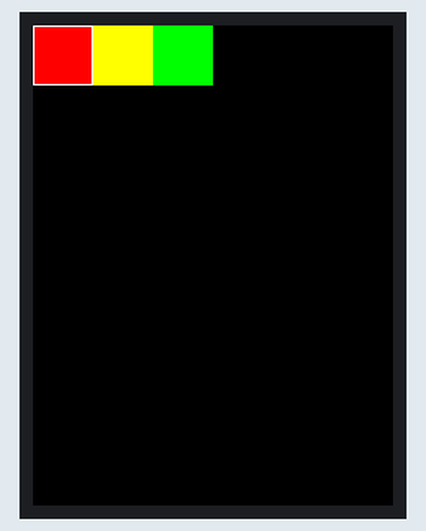
This sketch was run on a simulated Arduino Uno, built with avr-gcc and run on an emulated ATmega328P. Shown: 240×320 colour display. What the sketch prints to the serial monitor is not drawn.

Above: at 0.3 s.

The sketch:

TFT2.4inch_CoordTest.ino
```cpp
#include "TFTLCD.h"
#include "TouchScreen.h"

//Duemilanove/Diecimila/UNO/etc ('168 and '328 chips) microcontoller:
#define YP A1  // must be an analog pin, use "An" notation!
#define XM A2  // must be an analog pin, use "An" notation!
#define YM 7   // can be a digital pin
#define XP 6   // can be a digital pin

//#define TS_MINX 150
#define TS_MINX 110
//#define TS_MINY 120
#define TS_MINY 200
#define TS_MAXX 920
//#define TS_MAXY 940
#define TS_MAXY 890

#define MINPRESSURE 10
#define MAXPRESSURE 1000


// For better pressure precision, we need to know the resistance
// between X+ and X- Use any multimeter to read it
// For the one we're using, its 300 ohms across the X plate
TouchScreen ts = TouchScreen(XP, YP, XM, YM, 300);

#define LCD_CS A3
#define LCD_CD A2
#define LCD_WR A1
#define LCD_RD A0
// optional
#define LCD_RESET A4

// Color definitions
#define	BLACK           0x0000
#define	BLUE            0x001F
#define	RED             0xF800
#define	GREEN           0x07E0
#define CYAN            0x07FF
#define MAGENTA         0xF81F
#define YELLOW          0xFFE0
#define WHITE           0xFFFF


TFTLCD tft(LCD_CS, LCD_CD, LCD_WR, LCD_RD, LCD_RESET);

#define BOXSIZE 40
#define PENRADIUS 3

int oldcolor, currentcolor;

void setup(void) {
  Serial.begin(9600);
  Serial.println("Coordinate Test!");
  tft.reset();

  tft.initDisplay();
  tft.fillScreen(BLACK);

//Horizontal tiles
  tft.fillRect(0, 0, BOXSIZE, BOXSIZE, RED);
  tft.fillRect(BOXSIZE, 0, BOXSIZE, BOXSIZE, YELLOW);
  tft.fillRect(BOXSIZE*2, 0, BOXSIZE, BOXSIZE, GREEN);

 tft.drawRect(0, 0, BOXSIZE, BOXSIZE, WHITE);
 currentcolor = RED;

 pinMode(13, OUTPUT);
} // setup

void loop()
{
  digitalWrite(13, HIGH);
  Point p = ts.getPoint();
  digitalWrite(13, LOW);
  /*
  Serial.print("Pressure p.z: ");
  Serial.println(p.z);
  Serial.print("X-coord p.x: ");
  Serial.println(p.x);
  Serial.print("Y-coord p.y: ");
  Serial.println(p.y);
  p.x = map(p.x, TS_MINX, TS_MAXX, 0, tft.width());
  p.y = map(p.y, TS_MINY, TS_MAXY, 0, tft.height());
  Serial.print("Calibrated X-coord mapped p.x: ");
  Serial.println(p.x);
  Serial.print("Calibrated Y-coord mapped p.y: ");
  Serial.println(p.y);
  */
  p.x = map(p.x, TS_MINX, TS_MAXX, 0, tft.width());
  p.y = map(p.y, TS_MINY, TS_MAXY, 0, tft.height());
  if ((p.x > -10) && (p.x < 15))
  {
    if (p.y < 30)
    {
      Serial.println("Home");
      tft.drawString(20, 10, "Home", YELLOW, 3);
      tft.drawVerticalLine (0, 15, 100, YELLOW);
    }
    else if (p.y < 100)
      Serial.println("Headphone");
    else if (p.y < 180)
      Serial.println("Mail");
    else if (p.y < 250)
      Serial.println("Disc");
    else if (p.y < 320)
      Serial.println("Address");
  } // if ((p.x > -10) && (p.x < 15))

  pinMode(XM, OUTPUT);
  pinMode(YP, OUTPUT);
  //pinMode(YM, OUTPUT);
  delay(1000);

  // we have some minimum pressure we consider 'valid'
  // pressure of 0 means no pressing!
/*
  if (p.z > MINPRESSURE && p.z < MAXPRESSURE) {


    if (p.y < (TS_MINY-5)) {
      Serial.println("erase");
     // press the bottom of the screen to erase
      tft.fillRect(0, BOXSIZE, tft.width(), tft.height()-BOXSIZE, BLACK);

    }
    // turn from 0->1023 to tft.width
    p.x = map(p.x, TS_MINX, TS_MAXX, 0, tft.width());
    p.y = map(p.y, TS_MINY, TS_MAXY, 0, tft.height());
Serial.println(p.x);
Serial.println(p.y);
    if (p.y < BOXSIZE) {
       oldcolor = currentcolor;


       if (p.x < BOXSIZE) {
         currentcolor = RED;
         tft.drawRect(0, 0, BOXSIZE, BOXSIZE, WHITE);
       }
       else if (p.x < BOXSIZE*2) {
         currentcolor = YELLOW;
         tft.drawRect(BOXSIZE, 0, BOXSIZE, BOXSIZE, WHITE);
       }
       else if (p.x < BOXSIZE*3) {
         currentcolor = GREEN;
         tft.drawRect(BOXSIZE*2, 0, BOXSIZE, BOXSIZE, WHITE);
       }
       else if (p.x < BOXSIZE*4) {
         currentcolor = CYAN;
         tft.drawRect(BOXSIZE*3, 0, BOXSIZE, BOXSIZE, WHITE);
       }
       else if (p.x < BOXSIZE*5) {
         currentcolor = BLUE;
         tft.drawRect(BOXSIZE*4, 0, BOXSIZE, BOXSIZE, WHITE);
       }
       else if (p.x < BOXSIZE*6) {
         currentcolor = MAGENTA;
         tft.drawRect(BOXSIZE*5, 0, BOXSIZE, BOXSIZE, WHITE);
       }

       if (oldcolor != currentcolor) {
          if (oldcolor == RED) tft.fillRect(0, 0, BOXSIZE, BOXSIZE, RED);
          if (oldcolor == YELLOW) tft.fillRect(BOXSIZE, 0, BOXSIZE, BOXSIZE, YELLOW);
          if (oldcolor == GREEN) tft.fillRect(BOXSIZE*2, 0, BOXSIZE, BOXSIZE, GREEN);
          if (oldcolor == CYAN) tft.fillRect(BOXSIZE*3, 0, BOXSIZE, BOXSIZE, CYAN);
          if (oldcolor == BLUE) tft.fillRect(BOXSIZE*4, 0, BOXSIZE, BOXSIZE, BLUE);
          if (oldcolor == MAGENTA) tft.fillRect(BOXSIZE*5, 0, BOXSIZE, BOXSIZE, MAGENTA);
       }
    }
    if (((p.y-PENRADIUS) > BOXSIZE) && ((p.y+PENRADIUS) < tft.height())) {
      tft.fillCircle(p.x, p.y, PENRADIUS, currentcolor);
    }
  }
*/
} // loop
```
